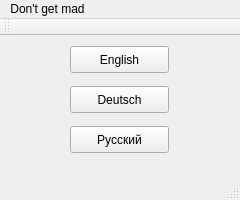
<?xml version="1.0" encoding="UTF-8"?>
<ui version="4.0">
 <class>MainWindow</class>
 <widget class="QMainWindow" name="MainWindow">
  <property name="geometry">
   <rect>
    <x>0</x>
    <y>0</y>
    <width>240</width>
    <height>200</height>
   </rect>
  </property>
  <property name="windowTitle">
   <string>MainWindow</string>
  </property>
  <widget class="QWidget" name="centralWidget">
   <widget class="QPushButton" name="EnglishButton">
    <property name="geometry">
     <rect>
      <x>70</x>
      <y>10</y>
      <width>99</width>
      <height>27</height>
     </rect>
    </property>
    <property name="text">
     <string>English</string>
    </property>
   </widget>
   <widget class="QPushButton" name="GermanButton">
    <property name="geometry">
     <rect>
      <x>70</x>
      <y>50</y>
      <width>99</width>
      <height>27</height>
     </rect>
    </property>
    <property name="text">
     <string>Deutsch</string>
    </property>
   </widget>
   <widget class="QPushButton" name="RussianButton">
    <property name="geometry">
     <rect>
      <x>70</x>
      <y>90</y>
      <width>99</width>
      <height>27</height>
     </rect>
    </property>
    <property name="text">
     <string>Русский</string>
    </property>
   </widget>
  </widget>
  <widget class="QMenuBar" name="menuBar">
   <property name="geometry">
    <rect>
     <x>0</x>
     <y>0</y>
     <width>240</width>
     <height>25</height>
    </rect>
   </property>
   <widget class="QMenu" name="menuDon_t_get_mad">
    <property name="title">
     <string>Don't get mad</string>
    </property>
   </widget>
   <addaction name="menuDon_t_get_mad"/>
  </widget>
  <widget class="QToolBar" name="mainToolBar">
   <attribute name="toolBarArea">
    <enum>TopToolBarArea</enum>
   </attribute>
   <attribute name="toolBarBreak">
    <bool>false</bool>
   </attribute>
  </widget>
  <widget class="QStatusBar" name="statusBar"/>
 </widget>
 <layoutdefault spacing="6" margin="11"/>
 <resources/>
 <connections>
  <connection>
   <sender>EnglishButton</sender>
   <signal>clicked()</signal>
   <receiver>MainWindow</receiver>
   <slot>close()</slot>
   <hints>
    <hint type="sourcelabel">
     <x>166</x>
     <y>74</y>
    </hint>
    <hint type="destinationlabel">
     <x>171</x>
     <y>199</y>
    </hint>
   </hints>
  </connection>
  <connection>
   <sender>GermanButton</sender>
   <signal>clicked()</signal>
   <receiver>MainWindow</receiver>
   <slot>hide()</slot>
   <hints>
    <hint type="sourcelabel">
     <x>81</x>
     <y>103</y>
    </hint>
    <hint type="destinationlabel">
     <x>53</x>
     <y>100</y>
    </hint>
   </hints>
  </connection>
  <connection>
   <sender>RussianButton</sender>
   <signal>clicked()</signal>
   <receiver>MainWindow</receiver>
   <slot>hide()</slot>
   <hints>
    <hint type="sourcelabel">
     <x>81</x>
     <y>143</y>
    </hint>
    <hint type="destinationlabel">
     <x>47</x>
     <y>141</y>
    </hint>
   </hints>
  </connection>
 </connections>
</ui>
